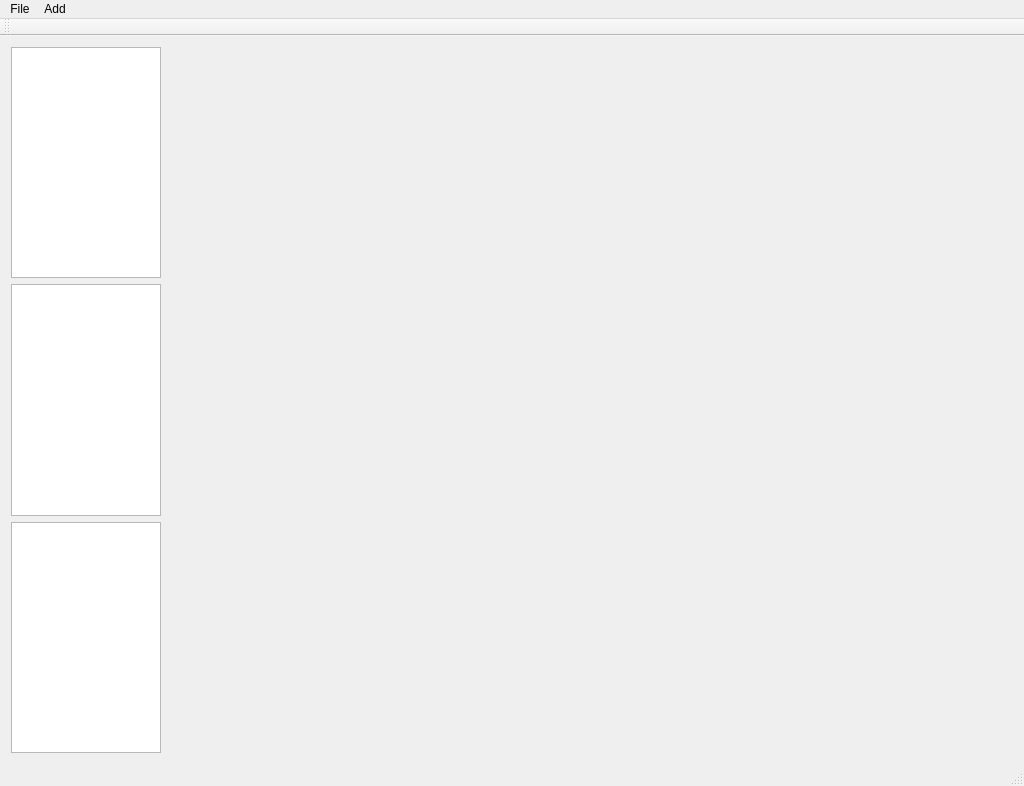
<?xml version="1.0" encoding="UTF-8"?>
<ui version="4.0">
 <class>MainWindow</class>
 <widget class="QMainWindow" name="MainWindow">
  <property name="geometry">
   <rect>
    <x>0</x>
    <y>0</y>
    <width>1024</width>
    <height>786</height>
   </rect>
  </property>
  <property name="windowTitle">
   <string>MainWindow</string>
  </property>
  <widget class="QWidget" name="centralWidget">
   <layout class="QHBoxLayout" name="horizontalLayout_2">
    <item>
     <layout class="QHBoxLayout" name="horizontalLayout">
      <item>
       <layout class="QVBoxLayout" name="verticalLayout">
        <item>
         <widget class="QListView" name="ExpressionListView">
          <property name="maximumSize">
           <size>
            <width>150</width>
            <height>16777215</height>
           </size>
          </property>
         </widget>
        </item>
        <item>
         <widget class="QListView" name="VariableListView">
          <property name="maximumSize">
           <size>
            <width>150</width>
            <height>16777215</height>
           </size>
          </property>
         </widget>
        </item>
        <item>
         <widget class="QListView" name="CurveListView">
          <property name="maximumSize">
           <size>
            <width>150</width>
            <height>16777215</height>
           </size>
          </property>
         </widget>
        </item>
       </layout>
      </item>
      <item>
       <widget class="QwtPlot" name="qwtPlot"/>
      </item>
     </layout>
    </item>
   </layout>
  </widget>
  <widget class="QMenuBar" name="menuBar">
   <property name="geometry">
    <rect>
     <x>0</x>
     <y>0</y>
     <width>1024</width>
     <height>15</height>
    </rect>
   </property>
   <widget class="QMenu" name="menuAdd">
    <property name="title">
     <string>Add</string>
    </property>
    <addaction name="actionExpression"/>
    <addaction name="actionVariable"/>
   </widget>
   <widget class="QMenu" name="menuFile">
    <property name="title">
     <string>File</string>
    </property>
    <addaction name="actionLoad"/>
    <addaction name="actionSave"/>
    <addaction name="actionSave_as"/>
   </widget>
   <addaction name="menuFile"/>
   <addaction name="menuAdd"/>
  </widget>
  <widget class="QToolBar" name="mainToolBar">
   <attribute name="toolBarArea">
    <enum>TopToolBarArea</enum>
   </attribute>
   <attribute name="toolBarBreak">
    <bool>false</bool>
   </attribute>
  </widget>
  <widget class="QStatusBar" name="statusBar"/>
  <action name="actionExpression">
   <property name="text">
    <string>Expression</string>
   </property>
  </action>
  <action name="actionVariable">
   <property name="text">
    <string>Variable</string>
   </property>
  </action>
  <action name="actionSave_as">
   <property name="text">
    <string>save as</string>
   </property>
  </action>
  <action name="actionSave">
   <property name="text">
    <string>save</string>
   </property>
  </action>
  <action name="actionLoad">
   <property name="text">
    <string>load</string>
   </property>
  </action>
 </widget>
 <layoutdefault spacing="6" margin="11"/>
 <customwidgets>
  <customwidget>
   <class>QwtPlot</class>
   <extends>QFrame</extends>
   <header>qwt_plot.h</header>
  </customwidget>
 </customwidgets>
 <resources/>
 <connections/>
</ui>
